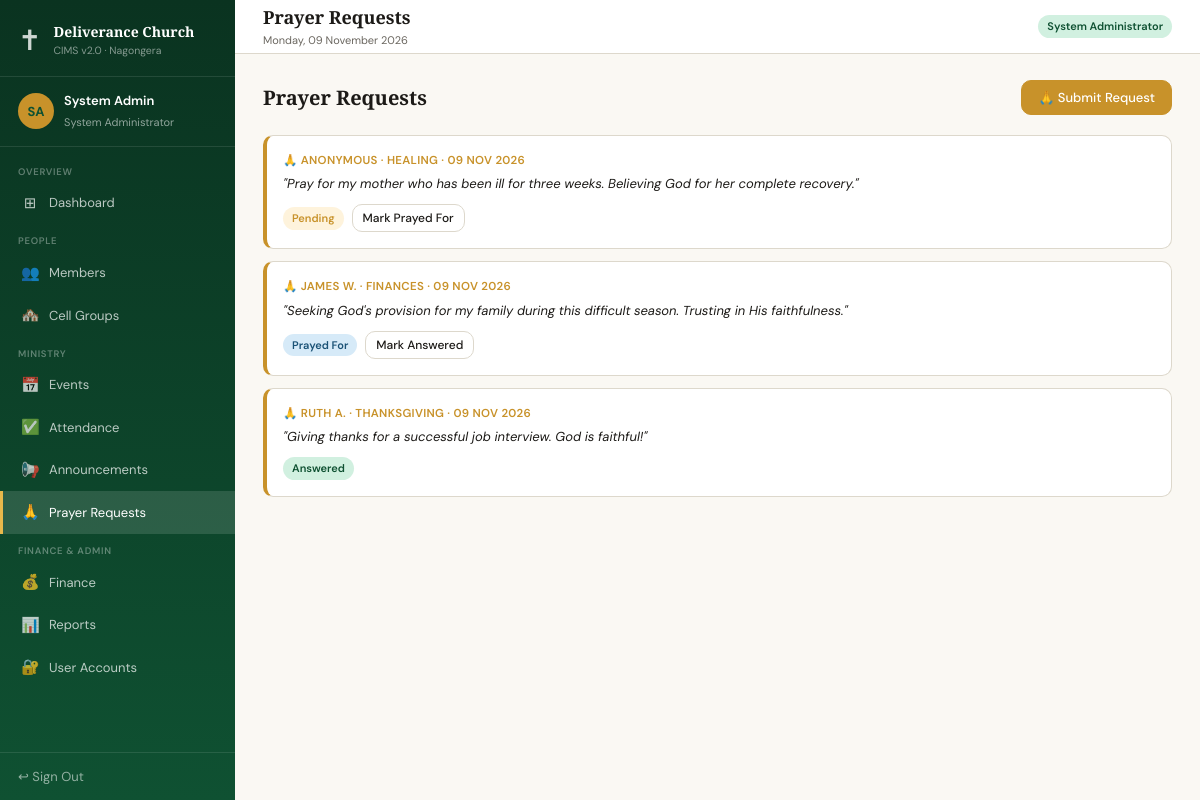
Page /pages/prayer.php (signed in) on the committed database.
### tables this page shows
CREATE TABLE prayer_requests (
    id INT AUTO_INCREMENT PRIMARY KEY,
    requester_name VARCHAR(100) DEFAULT 'Anonymous',
    category ENUM('Healing','Family','Finances','Guidance','Thanksgiving','Other') DEFAULT 'Other',
    request TEXT NOT NULL,
    visibility ENUM('leaders','public') DEFAULT 'leaders',
    status ENUM('Pending','Prayed For','Answered') DEFAULT 'Pending',
    member_id INT,
    created_at TIMESTAMP DEFAULT CURRENT_TIMESTAMP,
    FOREIGN KEY (member_id) REFERENCES members(id) ON DELETE SET NULL
);

### includes/auth.php (called while the page is built, shortened)
<?php
function isLoggedIn(): bool {
    return isset($_SESSION['user_id']);
}
function hasRole(array $roles): bool {
    return isLoggedIn() && in_array($_SESSION['role'], $roles, true);
}

### pages/prayer.php (the view, shortened to what this page needs)
<?php
require_once __DIR__ . '/../config/db.php';
require_once __DIR__ . '/../includes/header.php';
$isLeader = hasRole(['System Administrator','Church Leader']);
$where = $isLeader ? '1=1' : "visibility='public'";
$list = $pdo->query("SELECT * FROM prayer_requests WHERE $where ORDER BY created_at DESC")->fetchAll();
$statusBadge = ['Pending'=>'b-gold','Prayed For'=>'b-blue','Answered'=>'b-green'];
?>
<div class="page-header">
  <h3>Prayer Requests</h3>
  <button class="btn btn-gold" onclick="openModal('prayerModal')">🙏 Submit Request</button>
</div>
<?php foreach ($list as $p): ?>
  <div class="prayer-card">
    <div class="prayer-from">🙏 <?= htmlspecialchars($p['requester_name']) ?> · <?= htmlspecialchars($p['category']) ?> · <?= date('d M Y', strtotime($p['created_at'])) ?></div>
    <div class="prayer-text">"<?= nl2br(htmlspecialchars($p['request'])) ?>"</div>
    <div class="prayer-foot">
      <span class="badge <?= $statusBadge[$p['status']]??'b-gray' ?>"><?= $p['status'] ?></span>
      <?php if ($isLeader && $p['status'] !== 'Answered'): ?>
        <form method="POST" style="display:inline">
          <button type="submit" class="btn btn-sm"><?= $p['status']==='Pending'?'Mark Prayed For':'Mark Answered' ?></button>
        </form>
      <?php endif; ?>
    </div>
  </div>
<?php endforeach; ?>
<?php require_once __DIR__ . '/../includes/footer.php'; ?>

### assets/css/style.css (style rules this page uses)
*, *::before, *::after { margin: 0; padding: 0; box-sizing: border-box; }
:root { --forest: #0F5132; --forest-md: #1a7a4a; --forest-lt: #d1f0e0; --gold: #c8922a; --gold-lt: #fef3dc; --gold-md: #e8b84b; --cream: #faf8f3; --sand: #f0ece2; --parchment: #e8e2d5; --ink: #1c1a17; --ink-md: #3d3a35; --ink-lt: #6b6760; --white: #ffffff; --border: #ddd8cc; --red: #c0392b; --red-lt: #fdecea; --blue: #1a5276; --blue-lt: #d6eaf8; --purple: #5b21b6; --purple-lt: #ede9fe; --radius: 10px; --radius-lg: 16px; --shadow: 0 2px 8px rgba(0,0,0,.08); --shadow-md: 0 4px 16px rgba(0,0,0,.12); }
body { font-family: 'DM Sans', sans-serif; background: var(--cream); color: var(--ink); font-size: 14px; line-height: 1.5; }
.badge { display: inline-block; padding: 3px 9px; border-radius: 20px; font-size: 11px; font-weight: 600; }
.b-green { background: var(--forest-lt); color: var(--forest); }
.b-gold { background: var(--gold-lt); color: var(--gold); }
.b-blue { background: var(--blue-lt); color: var(--blue); }
.btn { display: inline-flex; align-items: center; gap: 6px; padding: 8px 16px; border-radius: var(--radius); border: 1.5px solid var(--border); background: var(--white); cursor: pointer; font-size: 13px; font-weight: 500; color: var(--ink); font-family: 'DM Sans', sans-serif; text-decoration: none; transition: all .15s; }
.btn-gold { background: var(--gold); border-color: var(--gold); color: #fff; }
.btn-sm { padding: 5px 10px; font-size: 12px; }
.page-header { display: flex; align-items: center; justify-content: space-between; margin-bottom: 20px; }
.page-header h3 { font-family: 'Playfair Display', serif; font-size: 20px; font-weight: 600; }
.prayer-card { background: var(--white); border: 1px solid var(--border); border-radius: var(--radius); padding: 16px; margin-bottom: 12px; border-left: 4px solid var(--gold); }
.prayer-from { font-size: 11.5px; font-weight: 600; color: var(--gold); margin-bottom: 5px; text-transform: uppercase; letter-spacing: .3px; }
.prayer-text { font-size: 13px; color: var(--ink); line-height: 1.55; font-style: italic; }
.prayer-foot { margin-top: 10px; display: flex; align-items: center; gap: 8px; flex-wrap: wrap; }

### rows in the picture
prayer_requests: requester_name "ANONYMOUS", category "HEALING", created_at "09 NOV 2026", request "Pray for my mother who has been ill for three weeks. Believing God for her complete recovery.", status "Pending", shows "Mark Prayed For"
prayer_requests: requester_name "JAMES W.", category "FINANCES", created_at "09 NOV 2026", request "Seeking God's provision for my family during this difficult season. Trusting in His faithfulness.", status "Prayed For", shows "Mark Answered"
prayer_requests: requester_name "RUTH A.", category "THANKSGIVING", created_at "09 NOV 2026", request "Giving thanks for a successful job interview. God is faithful!", status "Answered"

### other values in the picture
$initials "SA"
$user['name'] "System Admin"
$user['role'] "System Administrator"
$item['section'] "OVERVIEW"
$item['icon'] "⊞"
$item['label'] "Dashboard"
$item['section'] "PEOPLE"
$item['icon'] "👥"
$item['label'] "Members"
$item['icon'] "🏘️"
$item['label'] "Cell Groups"
$item['section'] "MINISTRY"
$item['icon'] "📅"
$item['label'] "Events"
$item['icon'] "✅"
